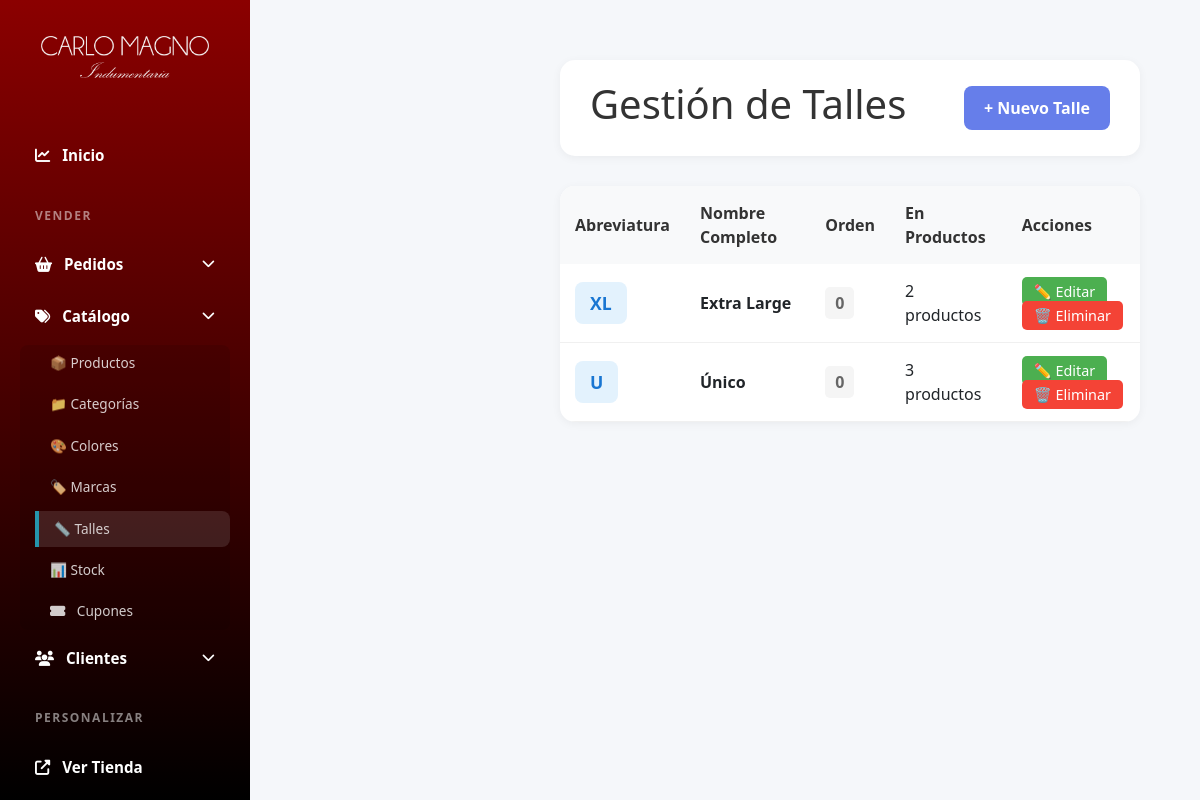
Screenshot of /panel/talles/ (signed in) with the database file from the repository.
### productos/models.py (models this page shows, shortened)
class Talle(models.Model):
    nombre = models.CharField(max_length=20, unique=True, verbose_name='Talle')
    abbreviation = models.CharField(
        max_length=10,
        verbose_name='Abreviatura',
        help_text='Ej: XS, S, M, L, XL'
    )
    order = models.PositiveIntegerField(default=0, verbose_name='Orden de visualización')
    esta_activo = models.BooleanField(default=True, verbose_name='Está activo')
    class Meta:
        verbose_name = 'Talle'
        verbose_name_plural = 'Talles'
        ordering = ['order', 'nombre']

### custom_admin/views.py (the view)
# urls.py: path('panel/talles/', admin_views.talles, name='talles'),
@login_required(login_url='login')
def talles(request):
    if not request.user.is_staff:
        return redirect('home')
    talles = Talle.objects.all()
    return render(request, 'custom_admin/talles.html', {'talles': talles})

### productos/context_processors.py (called while the page is built, shortened)
def cart_processor(request):
    carrito = None
    cantidad_total = 0
    if request.user.is_authenticated:
        try:
            carrito = Carrito.objects.get(usuario=request.user)
            cantidad_total = carrito.get_cantidad_total()
        except Carrito.DoesNotExist:
            pass
    return {
        'carrito': carrito,
        'carrito_cantidad': cantidad_total
    }

### productos/models.py (called while the page is built)
    def get_cantidad_total(self):
        return sum(item.cantidad for item in self.items.all())

### templates/custom_admin/talles.html (shortened to what this page needs)
{% extends 'custom_admin/base.html' %}
{% load static %}
{%block extra_css %}
<link rel="stylesheet" href="{% static 'css/talles.css' %}" />
{% endblock %}
{% block content %}
<div class="main-content">
	<div class="header">
		<h1>Gestión de Talles</h1>
		<a href="{% url 'agregar_talle' %}" class="btn btn-primary">+ Nuevo Talle</a>
	</div>
	{% if talles %}
	<div class="talles-table">
		<table>
			<thead>
				<tr>
					<th>Abreviatura</th>
					<th>Nombre Completo</th>
					<th>Orden</th>
					<th>En Productos</th>
					<th>Acciones</th>
				</tr>
			</thead>
			<tbody>
				{% for talle in talles %}
				<tr>
					<td>
						<span class="talle-badge">{{ talle.abbreviation }}</span>
					</td>
					<td><strong>{{ talle.nombre }}</strong></td>
					<td>
						<span class="order-badge">{{ talle.order }}</span>
					</td>
					<td>{{ talle.productos.count }} productos</td>
					<td>
						<a href="{% url 'editar_talle' talle.id %}" class="btn-edit">✏️ Editar</a>
						<a href="{% url 'eliminar_talle' talle.id %}" class="btn-delete">🗑️ Eliminar</a>
					</td>
				</tr>
				{% endfor %}
			</tbody>
		</table>
	</div>
	{% else %}
	<div class="empty-state">
		<h2>No hay talles registrados</h2>
	</div>
	{% endif %}
</div>
{% load static %}
{% endblock %}

### static/css/style_admin.css (style rules this page uses)
* { margin: 0; padding: 0; box-sizing: border-box; }
body { font-family: "Segoe UI", Tahoma, Geneva, Verdana, sans-serif; background: #f5f7fa; }
.main-content { margin-left: 250px; padding: 30px; }
.header { background: white; padding: 20px 30px; border-radius: 15px; box-shadow: 0 2px 10px rgba(0, 0, 0, 0.05); margin-bottom: 30px; display: flex; justify-content: space-between; align-items: center; }
.header h1 { color: #333; }
.btn { padding: 10px 20px; border: none; border-radius: 8px; cursor: pointer; font-weight: 600; text-decoration: none; display: inline-block; transition: all 0.3s ease; }
.btn-primary { background: #667eea; color: white; }
.btn-edit { background: #4caf50; color: white; padding: 5px 12px; border-radius: 5px; text-decoration: none; font-size: 0.9em; margin-right: 5px; }
.btn-delete { background: #f44336; color: white; padding: 5px 12px; border-radius: 5px; text-decoration: none; font-size: 0.9em; }
table { width: 100%; border-collapse: collapse; }
th { background: #f8f9fa; padding: 15px; text-align: left; color: #333; font-weight: 600; }
td { padding: 15px; border-bottom: 1px solid #f0f0f0; }

### static/css/talles.css (style rules this page uses)
.talles-table { background: white; border-radius: 15px; box-shadow: 0 2px 10px rgba(0, 0, 0, 0.05); overflow: hidden; }
.talle-badge { display: inline-block; background: #e3f2fd; color: #1976d2; padding: 8px 15px; border-radius: 8px; font-weight: 700; font-size: 1.1em; }
.order-badge { background: #f5f5f5; padding: 5px 10px; border-radius: 5px; font-weight: 600; color: #666; }

### rows the page displays
Talle: abbreviation "XL", nombre "Extra Large", order "0", productos.count "2"
Talle: abbreviation "U", nombre "Único", order "0", productos.count "3"
